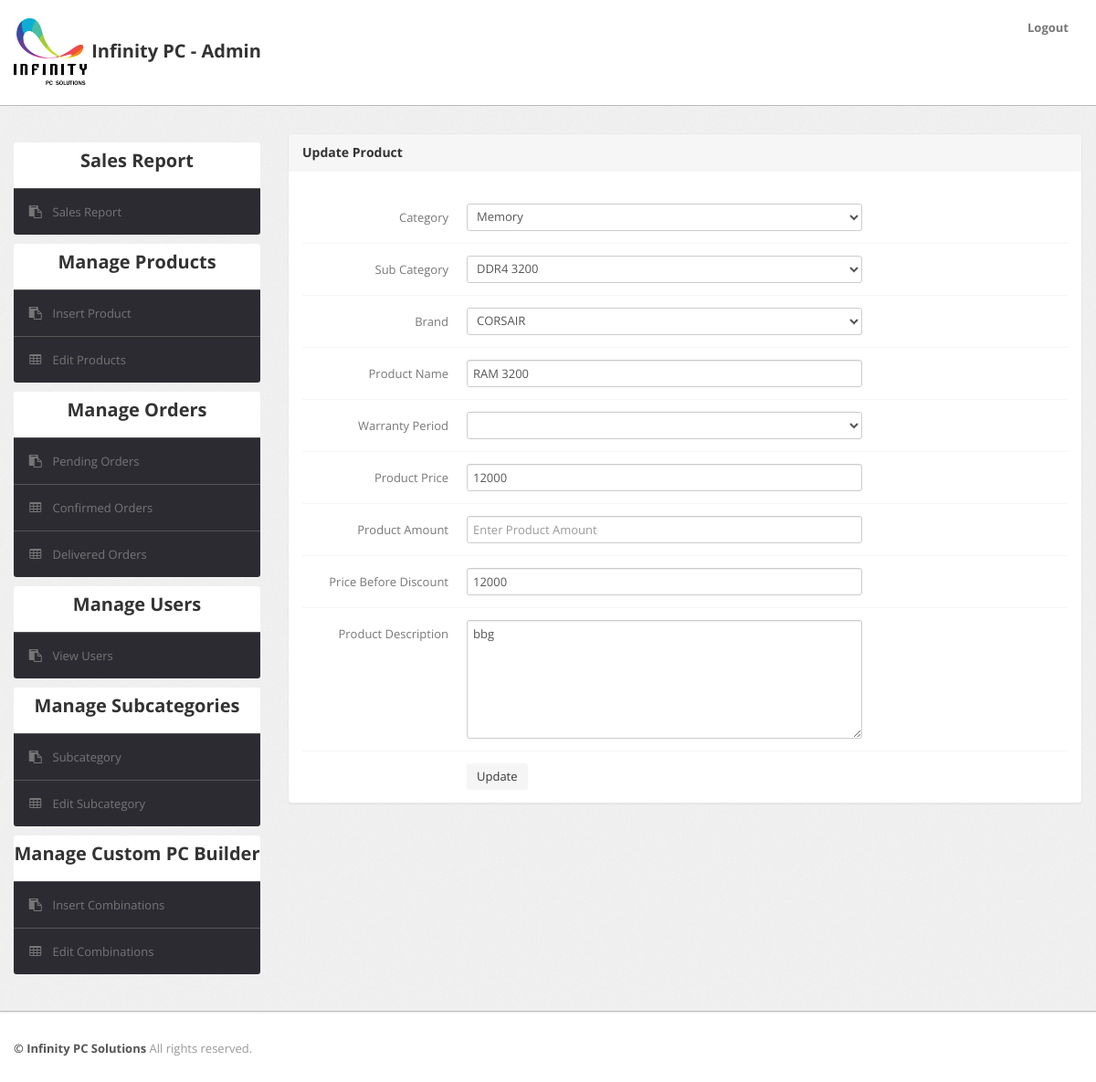
The page /admin/edit-products.php?id=8 (signed in) on the database its author committed.
### tables this page shows
CREATE TABLE IF NOT EXISTS `products` (
  `id` int(11) NOT NULL AUTO_INCREMENT,
  `category` int(11) NOT NULL,
  `subCategory` int(11) DEFAULT NULL,
  `productName` varchar(255) DEFAULT NULL,
  `productCompany` varchar(255) DEFAULT NULL,
  `productPrice` int(11) DEFAULT NULL,
  `productPriceBeforeDiscount` int(11) DEFAULT NULL,
  `productDescription` longtext,
  `productImage1` varchar(255) DEFAULT NULL,
  `productImage2` varchar(255) DEFAULT NULL,
  `productImage3` varchar(255) DEFAULT NULL,
  `postingDate` timestamp NULL DEFAULT CURRENT_TIMESTAMP,
  `productAmount` int(10) DEFAULT NULL,
  `productAvailability` varchar(20) GENERATED ALWAYS AS (if((`productAmount` > 0),'In Stock','Out Of Stock')) VIRTUAL,
  `warranty` varchar(255) DEFAULT NULL,
  `updationDate` timestamp NULL DEFAULT CURRENT_TIMESTAMP ON UPDATE CURRENT_TIMESTAMP,
  PRIMARY KEY (`id`)
);

CREATE TABLE IF NOT EXISTS `category` (
  `id` int(11) NOT NULL AUTO_INCREMENT,
  `categoryName` varchar(255) DEFAULT NULL,
  `categoryDescription` longtext,
  `creationDate` timestamp NOT NULL DEFAULT CURRENT_TIMESTAMP,
  `updationDate` varchar(255) DEFAULT NULL,
  PRIMARY KEY (`id`)
);

CREATE TABLE IF NOT EXISTS `subcategory` (
  `id` int(11) NOT NULL AUTO_INCREMENT,
  `categoryid` int(11) DEFAULT NULL,
  `subcategory` varchar(255) DEFAULT NULL,
  `creationDate` timestamp NULL DEFAULT CURRENT_TIMESTAMP,
  `updationDate` varchar(255) DEFAULT NULL,
  PRIMARY KEY (`id`)
);

### admin/edit-products.php (the view, shortened to what this page needs)
<?php
include('include/config.php');
if(strlen($_SESSION['alogin'])==0)
	{
header('location:index.php');
}
else{
	$pid=intval($_GET['id']);
?>
<!DOCTYPE html>
<html lang="en">
<head>
	<link type="text/css" href="bootstrap/css/bootstrap.min.css" rel="stylesheet">
	<link type="text/css" href="bootstrap/css/bootstrap-responsive.min.css" rel="stylesheet">
	<link type="text/css" href="css/theme.css" rel="stylesheet">
	<link type="text/css" href="images/icons/css/font-awesome.css" rel="stylesheet">
</head>
<body>
<?php include('include/header.php');?>
	<div class="wrapper">
		<div class="container">
			<div class="row">
<?php include('include/sidebar.php');?>
			<div class="span9">
					<div class="content">
						<div class="module">
							<div class="module-head">
								<h3>Update Product</h3>
							</div>
							<div class="module-body">
									<br />
			<form class="form-horizontal row-fluid" name="insertproduct" method="post" enctype="multipart/form-data">
<?php
$query=mysqli_query($con,"select products.*,category.categoryName as catname,category.id as cid,subcategory.subcategory as subcatname,subcategory.id as subcatid from products join category on category.id=products.category join subcategory on subcategory.id=products.subCategory where products.id='$pid'");
while($row=mysqli_fetch_array($query))
{
?>
<div class="control-group">
<label class="control-label" for="basicinput">Category</label>
<div class="controls">
<select name="category" class="span8 tip" onChange="getSubcat(this.value); getBrand(this.value);"  required>
<option value="<?php echo htmlentities($row['cid']);?>"><?php echo htmlentities($row['catname']);?></option>
<?php $query=mysqli_query($con,"select * from category");
	?>
</select>
</div>
</div>
<div class="control-group">
<label class="control-label" for="basicinput">Sub Category</label>
<div class="controls">
<select   name="subcategory"  id="subcategory" class="span8 tip" required>
<option value="<?php echo htmlentities($row['subcatid']);?>"><?php echo htmlentities($row['subcatname']);?></option>
</select>
</div>
</div>
<div class="control-group">
<label class="control-label" for="basicinput">Brand</label>
<div class="controls">
<select   name="brand"  id="brand" class="span8 tip" required>
<option value="<?php echo htmlentities($row['productCompany']);?>"><?php echo htmlentities($row['productCompany']);?></option>
</select>
</div>
</div>
<div class="control-group">
<label class="control-label" for="basicinput">Product Name</label>
<div class="controls">
<input type="text"    name="productName"  placeholder="Enter Product Name" value="<?php echo htmlentities($row['productName']);?>" class="span8 tip" >
</div>
</div>
<div class="control-group">
<label class="control-label" for="basicinput">Warranty Period</label>
<div class="controls">
<select name="warranty" class="span8 tip" required>
<option value="<?php echo htmlentities($row['warranty']);?>"><?php echo htmlentities($row['warranty']);?></option>
<option value="No Warranty">No Warranty</option>
</select>
</div>
</div>
<div class="control-group">
<label class="control-label" for="basicinput">Product Price</label>
<div class="controls">
<input type="text"    name="productprice"  placeholder="Enter Product Price" value="<?php echo htmlentities($row['productPrice']);?>" class="span8 tip" required>
</div>
</div>
<div class="control-group">
<label class="control-label" for="basicinput">Product Amount</label>
<div class="controls">
<input type="text"    name="productamount"  placeholder="Enter Product Amount" value="<?php echo htmlentities($row['productAmount']);?>" class="span8 tip">
</div>
</div>
<div class="control-group">
<label class="control-label" for="basicinput">Price Before Discount</label>
<div class="controls">
<input type="text"    name="productpricebd"  placeholder="Enter Product Price" value="<?php echo htmlentities($row['productPrice']);?>"  class="span8 tip" required>
</div>
</div>
<div class="control-group">
<label class="control-label" for="basicinput">Product Description</label>
<div class="controls">
<textarea  name="productDescription"  placeholder="Enter Product Description" rows="6" class="span8 tip">
<?php echo htmlentities($row['productDescription']);?>
</textarea>
</div>
</div>
<?php } ?>
	<div class="control-group">
											<div class="controls">
												<button type="submit" name="submit" class="btn">Update</button>
											</div>
										</div>
									</form>
							</div>
						</div>
					</div>
				</div>
			</div>
		</div>
	</div>
<?php include('include/footer.php');?>
</body>
<?php } ?>

### admin/css/theme.css (style rules this page uses)
body { font-size: 13px; font-family: 'Open Sans', Arial, sans-serif; background: #fff; color: #777 }
h1, h2, h3, h4, h5, h6 { color: #333; margin-top: 0 }
h3 { font-size: 20px }
.wrapper { background: url(../images/bg.png) #eee; border-bottom: 1px solid #bbb; -webkit-box-shadow: 0 1px 2px rgba(0,0,0,0.1); -moz-box-shadow: 0 1px 2px rgba(0,0,0,0.1); box-shadow: 0 1px 2px rgba(0,0,0,0.1); padding: 30px 0 }
form { margin: 0 }
select, textarea, input[type="text"], input[type="password"], input[type="datetime"], input[type="datetime-local"], input[type="date"], input[type="month"], input[type="time"], input[type="week"], input[type="number"], input[type="email"], input[type="url"], input[type="search"], input[type="tel"], input[type="color"], .uneditable-input, label, input, button, select, textarea { -webkit-border-radius: 3px; -moz-border-radius: 3px; border-radius: 3px; font-size: 13px; font-family: 'Open Sans', Tahoma, Arial, sans-serif }
.module { background: #fff; -webkit-border-radius: 3px; -moz-border-radius: 3px; border-radius: 3px; border: 1px solid #ccc; border-bottom-color: #bbb; -webkit-box-shadow: 0 0 1px rgba(0,0,0,0.2); -moz-box-shadow: 0 0 1px rgba(0,0,0,0.2); box-shadow: 0 0 1px rgba(0,0,0,0.2); margin-bottom: 30px }
.form-horizontal .control-group, .form-vertical .control-group { margin-bottom: 0 }
.form-horizontal .control-group+.control-group, .form-vertical .control-group+.control-group { margin-top: 13px; padding-top: 13px; border-top: 1px solid #f5f5f5 }
.btn, .btn-box { -webkit-border-radius: 3px; -moz-border-radius: 3px; border-radius: 3px }
.btn { font-size: 13px; font-weight: 600 }
.btn { display: inline-block; margin-bottom: 0; font-weight: 400; text-align: center; vertical-align: middle; cursor: pointer; background-image: none; border: 1px solid transparent; white-space: nowrap; padding: 4px 10px; font-size: 13px; line-height: 1.42857; border-radius: 4px; -webkit-user-select: none; -moz-user-select: none; -ms-user-select: none; user-select: none }
.module { box-shadow: 0 0 3px rgba(0,0,0,.1); border-color: #e9e9e9; margin-bottom: 20px; background-color: #fff; border-radius: 4px; -webkit-box-shadow: 0 1px 1px rgba(0,0,0,.05); box-shadow: 0 1px 1px rgba(0,0,0,.05); }
.module-head { color: #767676; background-color: #f6f6f6; border-color: #e9e9e9; padding: 10px 15px; border-bottom: 1px solid transparent; border-top-right-radius: 3px; border-top-left-radius: 3px; }
.module-head h3 { font-size: 14px; line-height: 20px; height: 20px; margin: 0 }
.module-body { padding: 15px }

### rows shown on the page
products: category "Memory", subcategory "DDR4 3200", brand "CORSAIR", productName "RAM 3200", productprice "12000", productpricebd "12000", productDescription "bbg"
